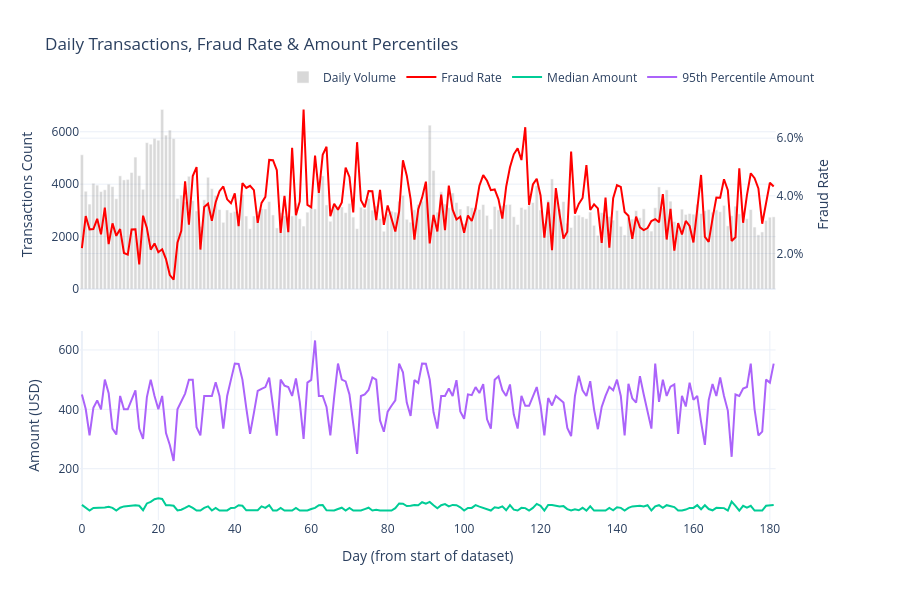

Notebook source saved alongside this figure:
### Code cell
import plotly.graph_objects as go
from plotly.subplots import make_subplots

df_daily = t.with_columns(
    ((pl.col("TransactionDT") - 86400) // 86400).cast(pl.Int32).alias("Day")
).group_by("Day").agg([
    pl.len().alias("Transactions"),
    (pl.col("isFraud").sum() / pl.len()).alias("Fraud_rate"),
    pl.col("TransactionAmt").median().alias("Median_amount"),
    pl.col("TransactionAmt").quantile(0.95).alias("P95_amount")
]).sort("Day").collect().to_pandas()

fig = make_subplots(rows=2, cols=1, shared_xaxes=True, vertical_spacing=0.1, specs=[[{"secondary_y": True}], [{"secondary_y": False}]])

fig.add_trace(go.Bar(x=df_daily["Day"], y=df_daily["Transactions"], name="Daily Volume", opacity=0.3, marker_color="gray"), row=1, col=1, secondary_y=False)
fig.add_trace(go.Scatter(x=df_daily["Day"], y=df_daily["Fraud_rate"], name="Fraud Rate", mode="lines", line={"color": "red"}), row=1, col=1, secondary_y=True)

fig.add_trace(go.Scatter(x=df_daily["Day"], y=df_daily["Median_amount"], name="Median Amount", mode="lines"), row=2, col=1)
fig.add_trace(go.Scatter(x=df_daily["Day"], y=df_daily["P95_amount"], name="95th Percentile Amount", mode="lines"), row=2, col=1)

fig.update_layout(
    title="Daily Transactions, Fraud Rate & Amount Percentiles",
    hovermode="x unified",
    template="plotly_white",
    height=600,
    legend={"orientation": "h", "yanchor": "bottom", "y": 1.02, "xanchor": "right", "x": 1}
)
fig.update_yaxes(title_text="Transactions Count", row=1, col=1, secondary_y=False)
fig.update_yaxes(title_text="Fraud Rate", tickformat=".1%", row=1, col=1, secondary_y=True)
fig.update_yaxes(title_text="Amount (USD)", row=2, col=1)
fig.update_xaxes(title_text="Day (from start of dataset)", row=2, col=1)
fig.show()

### Figure 1 — Plotly figure (JSON) as saved in the notebook; plotly's stock layout.template omitted (floating-point values rounded to 4 significant figures; data arrays with more than 128 entries replaced by an {"elided": "..."} marker saying what was removed)
{"data": [{"marker": {"color": "gray"}, "name": "Daily Volume", "opacity": 0.3, "type": "bar", "x": {"elided": "182 int values"}, "xaxis": "x", "y": {"elided": "182 int values"}, "yaxis": "y"}, {"line": {"color": "red"}, "mode": "lines", "name": "Fraud Rate", "type": "scatter", "x": {"elided": "182 int values"}, "xaxis": "x", "y": {"elided": "182 float values"}, "yaxis": "y2"}, {"mode": "lines", "name": "Median Amount", "type": "scatter", "x": {"elided": "182 int values"}, "xaxis": "x2", "y": {"elided": "182 float values"}, "yaxis": "y3"}, {"mode": "lines", "name": "95th Percentile Amount", "type": "scatter", "x": {"elided": "182 int values"}, "xaxis": "x2", "y": {"elided": "182 float values"}, "yaxis": "y3"}], "layout": {"height": 600, "hovermode": "x unified", "legend": {"orientation": "h", "x": 1, "xanchor": "right", "y": 1.02, "yanchor": "bottom"}, "title": {"text": "Daily Transactions, Fraud Rate & Amount Percentiles"}, "xaxis": {"anchor": "y", "domain": [0, 0.94], "matches": "x2", "showticklabels": false}, "xaxis2": {"anchor": "y3", "domain": [0, 0.94], "title": {"text": "Day (from start of dataset)"}}, "yaxis": {"anchor": "x", "domain": [0.55, 1], "title": {"text": "Transactions Count"}}, "yaxis2": {"anchor": "x", "overlaying": "y", "side": "right", "tickformat": ".1%", "title": {"text": "Fraud Rate"}}, "yaxis3": {"anchor": "x2", "domain": [0, 0.45], "title": {"text": "Amount (USD)"}}}}
